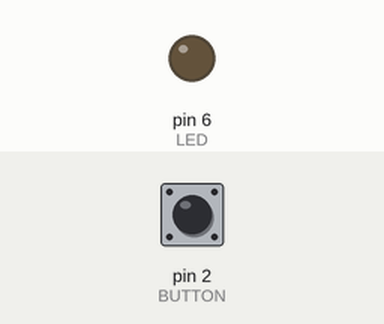
Recording of a sketch running on a simulated Arduino Uno, built with avr-gcc and run on an emulated ATmega328P. On the bench: output pins drawn as LEDs (lit = HIGH). Dashed ring = blinking. Inputs (shaded band) come from the test bench; at power-on: pin 2 (BUTTON) HIGH.

Above: at 1.2 s.
1.3 s: pin 2 (BUTTON) pulled LOW for 1 s
At 1.4 s:
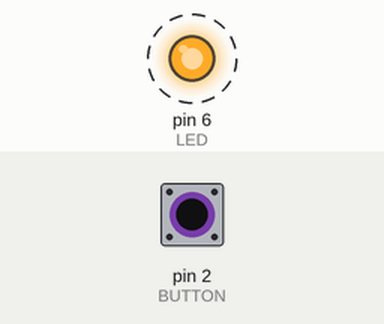
4.3 s: pin 2 (BUTTON) pulled LOW for 3.2 s
At 8.3 s:
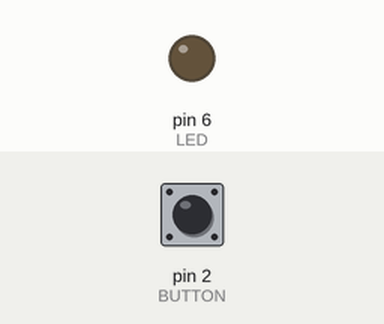
Timing chart, 0 to 9.8 s (numbered marks = the images above; inputs shaded):
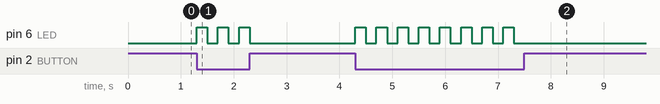

The sketch:

ex07_02_01.ino
```cpp
// 버튼을 누르는 동안 LED 점멸 (함수유형1)

#define BUTTON 2
#define LED 6

void setup() {
  pinMode(BUTTON, INPUT);
  pinMode(LED, OUTPUT);
}

void loop() {
  int value = digitalRead(BUTTON);
  if (value == 0) {
    blink();
  }
}

void blink() {
  digitalWrite(LED, 1);
  delay(200);
  digitalWrite(LED, 0);
  delay(200);
}
```

Measured:
- after the input at 1.3 s, pin 6 (LED): alternates HIGH for 0.20 s and LOW for 0.20 s, 6 changes in all, then stays LOW, starting at once
- after the input at 4.3 s, pin 6 (LED): alternates HIGH for 0.20 s and LOW for 0.20 s, 16 changes in all, then stays LOW, starting at once
